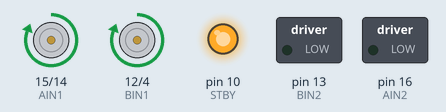
Recording of a sketch running on a simulated Arduino Uno, built with avr-gcc and run on an emulated ATmega328P. On the bench: direction and speed pins drawn as motors (green arrow = direction pin HIGH = forward, orange = LOW = backward, longer = more drive, stopped while the standby pin is LOW), switched loads named in the sketch (green lamp = pin HIGH), output pins drawn as LEDs (lit = HIGH).

Above: at 1.0 s.
At 5.5 s:
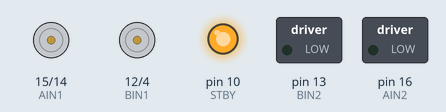
Timing chart, 0 to 6.9 s (numbered marks = the images above):
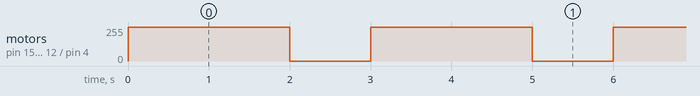

The sketch:

motor_driver.ino
```cpp
#define AIN1 15
#define AIN2 16
#define PWMA 14
#define BIN1 12
#define BIN2 13
#define PWMB 4
#define STBY 10

void setup() {
  pinMode(AIN1, OUTPUT);
  pinMode(AIN2, OUTPUT);
  pinMode(BIN1, OUTPUT);
  pinMode(BIN2, OUTPUT);
  pinMode(PWMA, OUTPUT);
  pinMode(PWMB, OUTPUT);
  pinMode(STBY, OUTPUT);
  digitalWrite(STBY, HIGH);  // Enable motors
}

void loop() {
  digitalWrite(AIN1, HIGH);
  digitalWrite(AIN2, LOW);
  analogWrite(PWMA, 200);

  digitalWrite(BIN1, HIGH);
  digitalWrite(BIN2, LOW);
  analogWrite(PWMB, 200);

  delay(2000);

  analogWrite(PWMA, 0);
  analogWrite(PWMB, 0);
  delay(1000);
}
```

Measured:
- by itself, motor on pin 15 (AIN1) / pin 14 (PWMA), motor on pin 12 (BIN1) / pin 4 (PWMB): alternates forward 255/255 for 2.0 s and stopped for 1.0 s
